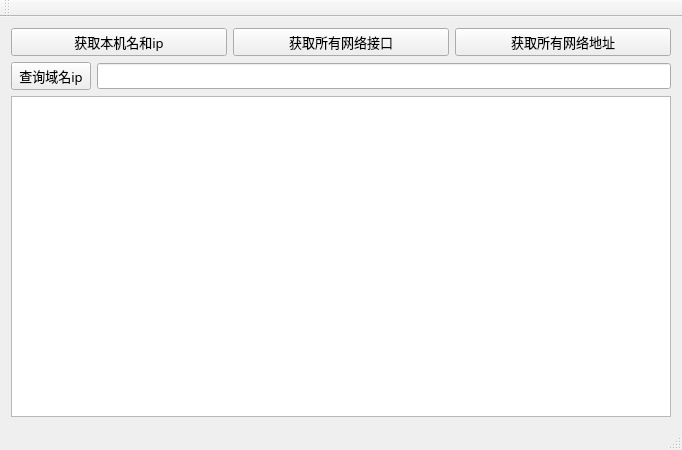
<?xml version="1.0" encoding="UTF-8"?>
<ui version="4.0">
 <class>MainWindow</class>
 <widget class="QMainWindow" name="MainWindow">
  <property name="geometry">
   <rect>
    <x>0</x>
    <y>0</y>
    <width>682</width>
    <height>450</height>
   </rect>
  </property>
  <property name="windowTitle">
   <string>MainWindow</string>
  </property>
  <widget class="QWidget" name="centralWidget">
   <layout class="QVBoxLayout" name="verticalLayout">
    <item>
     <layout class="QHBoxLayout" name="horizontalLayout">
      <item>
       <widget class="QPushButton" name="btnGetHostNameIp">
        <property name="font">
         <font>
          <family>Microsoft JhengHei UI Light</family>
          <pointsize>10</pointsize>
         </font>
        </property>
        <property name="text">
         <string>获取本机名和ip</string>
        </property>
       </widget>
      </item>
      <item>
       <widget class="QPushButton" name="btnGetAllNetInterfaces">
        <property name="font">
         <font>
          <family>Microsoft JhengHei UI Light</family>
          <pointsize>10</pointsize>
         </font>
        </property>
        <property name="text">
         <string>获取所有网络接口</string>
        </property>
       </widget>
      </item>
      <item>
       <widget class="QPushButton" name="btnGetAllAddresses">
        <property name="font">
         <font>
          <family>Microsoft JhengHei UI Light</family>
          <pointsize>10</pointsize>
         </font>
        </property>
        <property name="text">
         <string>获取所有网络地址</string>
        </property>
       </widget>
      </item>
     </layout>
    </item>
    <item>
     <layout class="QHBoxLayout" name="horizontalLayout_2">
      <item>
       <widget class="QPushButton" name="btnGetDomainName">
        <property name="font">
         <font>
          <family>Microsoft JhengHei UI Light</family>
          <pointsize>10</pointsize>
         </font>
        </property>
        <property name="text">
         <string>查询域名ip</string>
        </property>
       </widget>
      </item>
      <item>
       <widget class="QLineEdit" name="lineEditWebAdress">
        <property name="font">
         <font>
          <family>Microsoft JhengHei UI Light</family>
          <pointsize>10</pointsize>
         </font>
        </property>
       </widget>
      </item>
     </layout>
    </item>
    <item>
     <widget class="QPlainTextEdit" name="plainTextEdit">
      <property name="font">
       <font>
        <family>Microsoft JhengHei UI Light</family>
        <pointsize>10</pointsize>
       </font>
      </property>
     </widget>
    </item>
   </layout>
  </widget>
  <widget class="QMenuBar" name="menuBar">
   <property name="geometry">
    <rect>
     <x>0</x>
     <y>0</y>
     <width>682</width>
     <height>26</height>
    </rect>
   </property>
  </widget>
  <widget class="QToolBar" name="mainToolBar">
   <attribute name="toolBarArea">
    <enum>TopToolBarArea</enum>
   </attribute>
   <attribute name="toolBarBreak">
    <bool>false</bool>
   </attribute>
  </widget>
  <widget class="QStatusBar" name="statusBar"/>
 </widget>
 <layoutdefault spacing="6" margin="11"/>
 <resources/>
 <connections/>
</ui>
